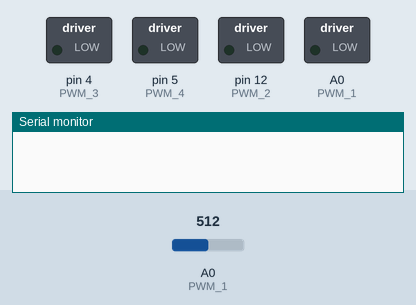
This sketch was run on a simulated Arduino Uno, built for the host (arithmetic inside an expression is 32-bit, double 64-bit). Parts: switched loads named in the sketch (green lamp = pin HIGH), the last lines printed to the serial monitor. Inputs (shaded band) come from the test bench; at power-on: A0 (PWM_1) = 512.

Above: at 0.1 s.
At 19.98 s:
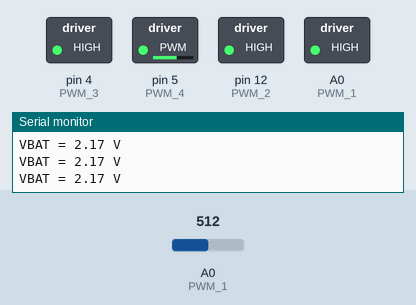
At 24.89 s:
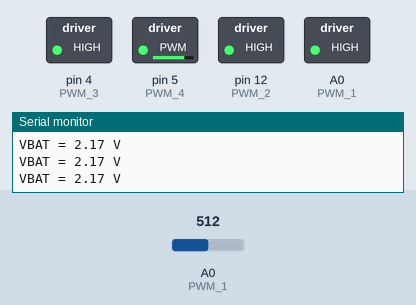
At 29.9 s:
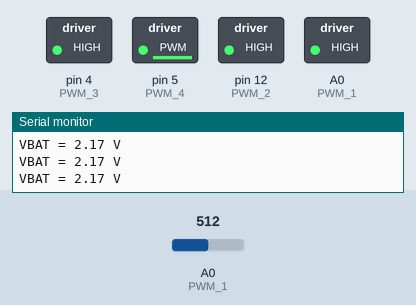
At 39.93 s:
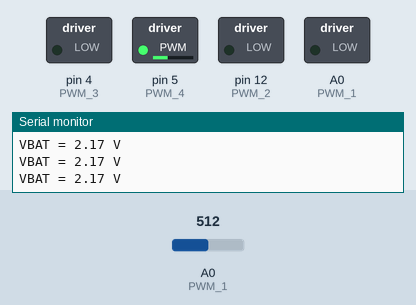
Timing chart, 0 to 40.0 s (numbered marks = the images above):
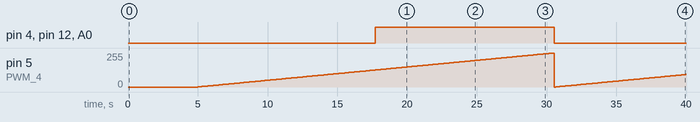

Measured:
- by itself, pin 4 (PWM_3), pin 12 (PWM_2), A0 (PWM_1): LOW → HIGH at 17.7 s, → LOW 12.8 s later
- by itself, pin 5 (PWM_4): 0/255 → 1/255 at 5.0 s, → 2/255 0.10 s later, → 3/255 0.10 s later, → 4/255 0.10 s later, … (350 changes in this stretch)

The sketch:

pwm_test_ESP8266.ino
```cpp
#define PWM_1 14 // define PWM 1 out pin, Brushed DC Motor input
#define PWM_2 12 // define PWM 2 out pin, Brushed DC Motor input
#define PWM_3  4 // define PWM 3 out pin, Brushed DC Motor input
#define PWM_4  5 // define PWM 4 out pin, Brushed DC Motor input

void setup() {


  Serial.begin(115200);


  analogWriteFreq(200);  // define PWM frequency = 200 Hz
  analogWrite(PWM_1, 0); // initialize with 0 PWM == zero run rate
  analogWrite(PWM_2, 0); // initialize with 0 PWM == zero run rate
  analogWrite(PWM_3, 0); // initialize with 0 PWM == zero run rate
  analogWrite(PWM_4, 0); // initialize with 0 PWM == zero run rate
  delay(5000);
}


void loop() {


for (int i = 1 ; i < 1023; i++) {
      analogWrite(PWM_1, i); // write out duty cycle, 0 = stop, 1023 = full
      analogWrite(PWM_2, i); // write out duty cycle, 0 = stop, 1023 = full
      analogWrite(PWM_3, i); // write out duty cycle, 0 = stop, 1023 = full
      analogWrite(PWM_4, i); // write out duty cycle, 0 = stop, 1023 = full
      delay(100);

      float VBAT = (1300./300.) * ((float)(analogRead(A0))) / 1024.; // calculate battery voltage from ADC read
      Serial.print("VBAT = "); Serial.print(VBAT, 2); Serial.println(" V");

}


/*  int i;

  if (Serial.available()) {
    while (Serial.available()) {
     i = Serial.read();
     Serial.println(i);
     int duty = 255 * (1000 + 1000*i/255.0) / PWM_PERIOD_US;
      analogWrite(PWM_pin, duty); // write out duty cycle, 1 ms = stop, 2 ms = full
    }
  }
  */
}
```
